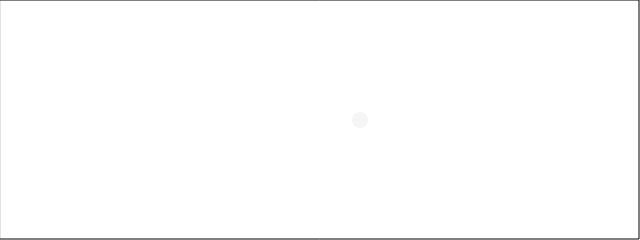
Frame 1 (no input)
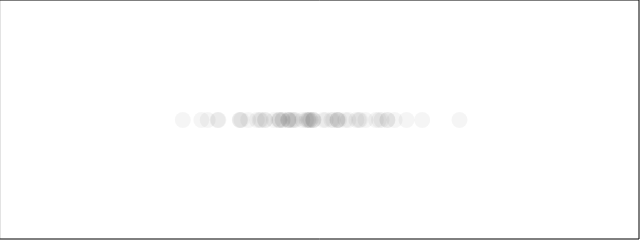
Frame 60 (no input)
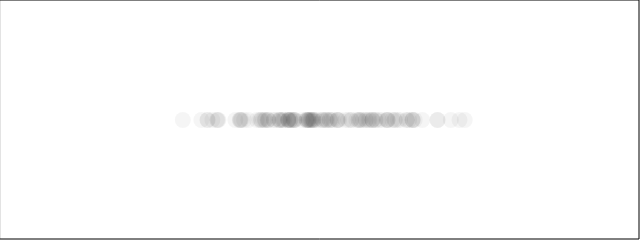
Frame 120 (the mouse pressed at the canvas centre since frame 60)

The p5.js sketch that drew these frames (run headless with seeded random() and noise() and a simulated clock; from frame 60 on, the mouse is pressed at the canvas centre):

// p5.js sketch
// ── sketch.js
function setup() {
  createCanvas(640, 240);
  background(255);
  stroke(0);
  noFill();
  rect(0, 0, width - 1, height - 1);
}

function draw() {
  //randomGaussian(mean, standardDeviation);
  let x = randomGaussian(320, 60);
  noStroke();
  fill(0, 10);
  circle(x, 120, 16);
}
